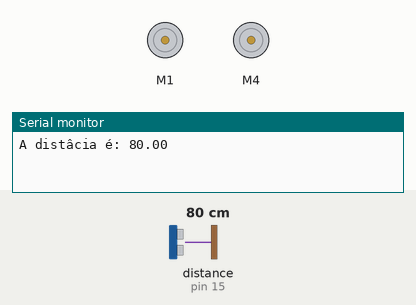
Recording of a sketch running on a simulated Arduino Uno, built with avr-gcc and run on an emulated ATmega328P. Shown: 2 × DC motor (green arrow = forward, orange = backward, longer = faster), the last lines printed to the serial monitor. The test bench sets the inputs (shaded band); at power-on: distance to the obstacle (sensor on pin 15) 80 cm. The echo pulse lasts 58.3 µs per cm.

Above: at 1.8 s.
1.9 s: distance to the obstacle (sensor on pin 15) set to 97 cm
4.2 s: distance to the obstacle (sensor on pin 15) set to 103 cm
At 7.2 s:
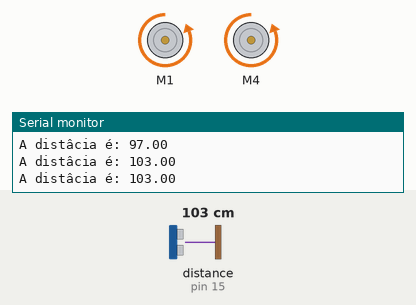
7.5 s: distance to the obstacle (sensor on pin 15) set to 2 cm
At 10.2 s:
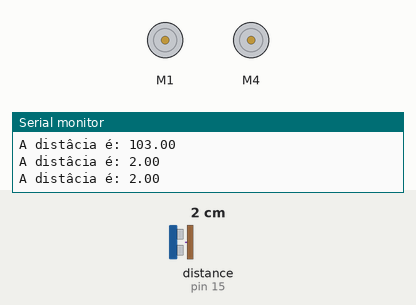
10.5 s: distance to the obstacle (sensor on pin 15) set to 120 cm
At 13.0 s:
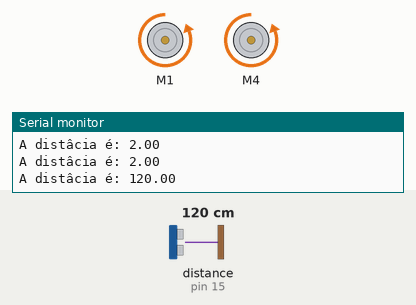
Timing chart, 0 to 14.5 s (numbered marks = the images above; inputs shaded):
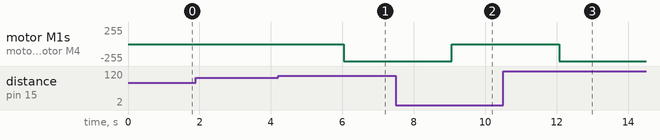

Measured:
- the behaviour switches between 99 and 100 cm on distance to the obstacle (sensor on pin 15) (found by bisection; images 0 and 1)
- after the input at 4.2 s, motor M1, motor M4: stopped → backward 255/255 after 1.8 s
- after the input at 7.5 s, motor M1, motor M4: backward 255/255 → stopped after 1.6 s
- after the input at 10.5 s, motor M1, motor M4: stopped → backward 255/255 after 1.6 s

The sketch:

roboAutonomo.ino
```cpp
/**
 *  Robô Autonômo - Rôbo que desvia de obstáculo sozinho
 *  @author : Walderlan Sena <contato@mentesvirtuaissena.com>
 *  @version: v1.0.0
 *  @site   : https://www.github.com/WalderlanSena
 */
#include <Ultrasonic.h>
#include <AFMotor.h>

//---------- Constantes do software ----------
#define TRIG 19
#define ECHO 15
#define MOTOR01 1
#define MOTOR02 4

//---------- Configurações Iniciais ----------

Ultrasonic ultrasonic(TRIG, ECHO);    //Criando um objeto do tipo Ultrasonic e passando para

AF_DCMotor motor1(MOTOR01);           //Define o motor1 ligado a conexao 2
AF_DCMotor motor2(MOTOR02);           // Define o motor2 ligado a conexao 3

//---------- Protótipos das funções ----------
void verifyDistance(void);
void stopRobot(void);
void startRobot(void);
void back(void);
void turnRight();
void turnLeft(void);

//========== Setup ==========
void setup ()
{
  Serial.begin(9600);                 //Setando a frequência do serial begin
}//end setup

//========== Loop Infinito ==========
void loop ()
{
  verifyDistance();

}//end loop
//---------- Implementação das funções ----------
void verifyDistance ()
{
  float distance = ultrasonic.distanceRead(); //Capturando a distância obtida pelo sensor ultrasonico
  delay(1000);
  Serial.print("A distâcia é: ");
  Serial.println(distance);
  if (distance < 100) {                       //Verifica se o distância é menor ou igual a 20CM
    stopRobot();                              //Se sim para o rôbor e muda a direção
  } else {                                    //Caso não
    startRobot();                             //Rôbo continua em frente
  }//end if
}//end verifyDistance

void startRobot()
{
  motor1.setSpeed(255);                       //Setando a velociadade do motor1
  motor2.setSpeed(255);                       //Setando a velociadade do motor2

  motor1.run(BACKWARD);                       //Aciona o motor 1 no sentido horario
  motor2.run(BACKWARD);                       //Aciona o motor 2 no sentido horario
}//end startRobot


void stopRobot()
{
  motor1.run(RELEASE);                      //Pausando o motor1
  motor2.run(RELEASE);                      //Pausando o motor2
}//end stopRobot

/**
 *  Ré para verificar distancia novamente
 */
void back()
{
  motor1.setSpeed(150);                      //Setando a velociadade do motor1
  motor2.setSpeed(150);                      //Setando a velociadade do motor2

  motor1.run(FORWARD);
  motor2.run(FORWARD);                       //Aciona o motor 2 no sentido horario

  verifyDistance();
}//end re


/**
 *  Vira o rôbo para a direita
 */
void turnRight()
{
  motor1.setSpeed(100);                     //Setando a velociadade do motor1
  motor2.setSpeed(90);                      //Setando a velociadade do motor2

  motor1.run(BACKWARD);                     //Aciona o motor 1 no sentido horario
  motor2.run(FORWARD);                      //Aciona o motor 2 no sentido anti-horario
}//end Right

/**
 *  Vira o rôbo para a esquerda
 */
void turnLeft()
{
  motor1.setSpeed(100);                     //Setando a velociadade do motor1
  motor2.setSpeed(90);                      //Setando a velociadade do motor2

  motor1.run(FORWARD);                      //Aciona o motor 1 no sentido anti-horario
  motor2.run(BACKWARD);                     //Aciona o motor 2 no sentido horario
}//end turnLeft
```
